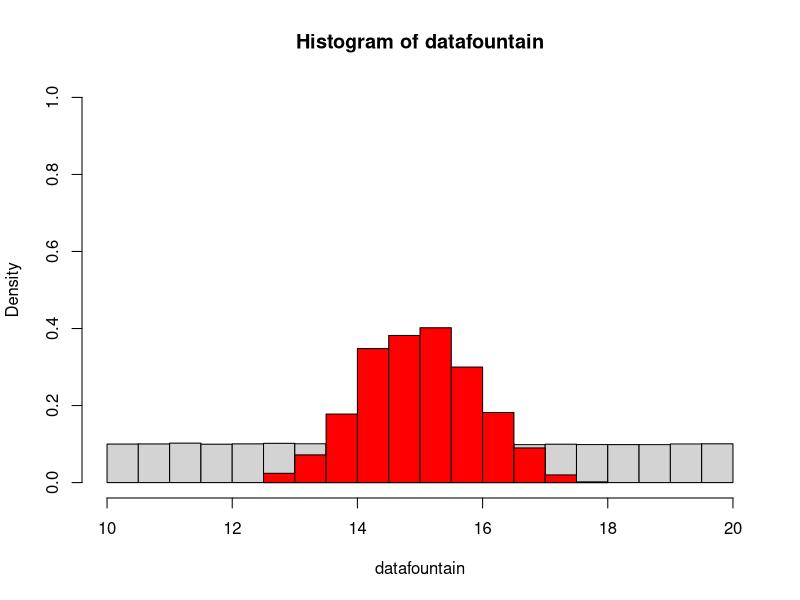
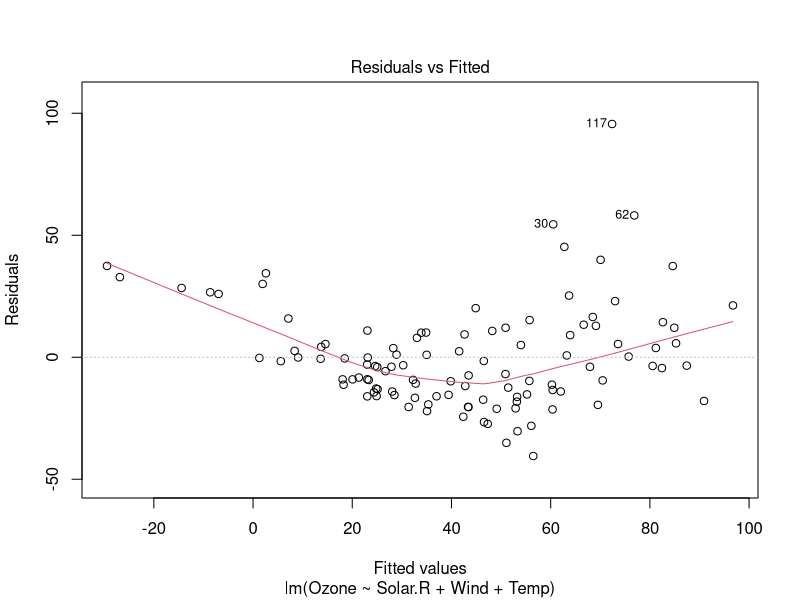
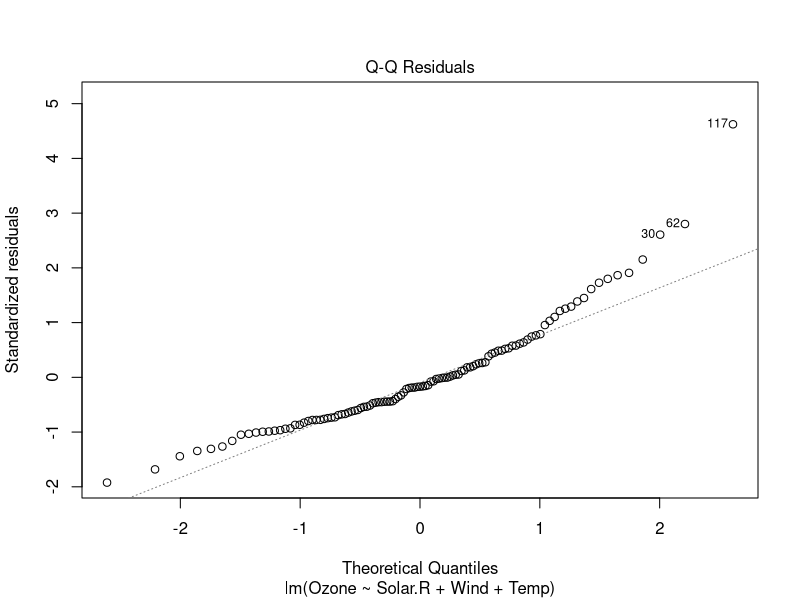
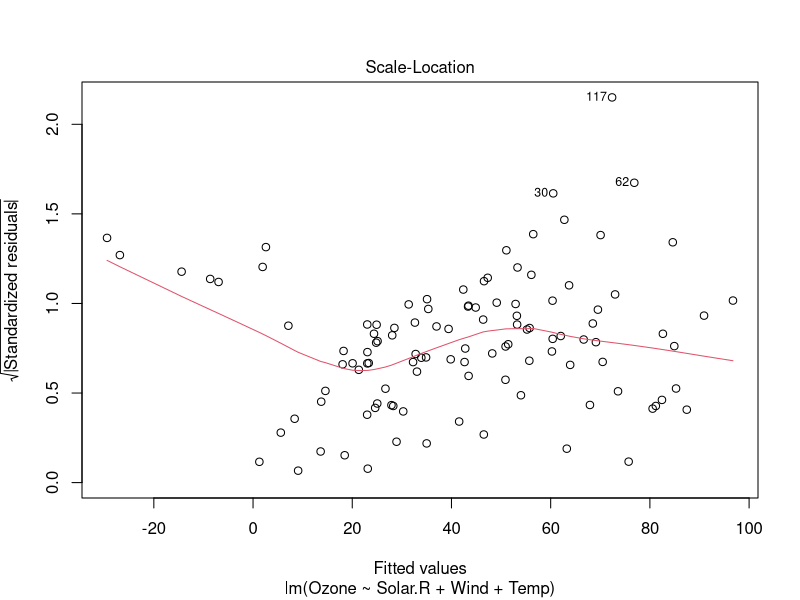
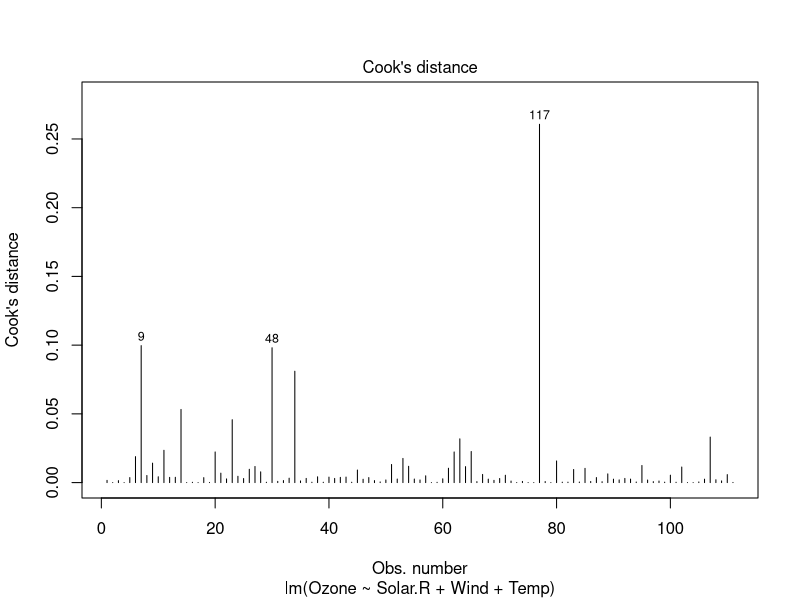
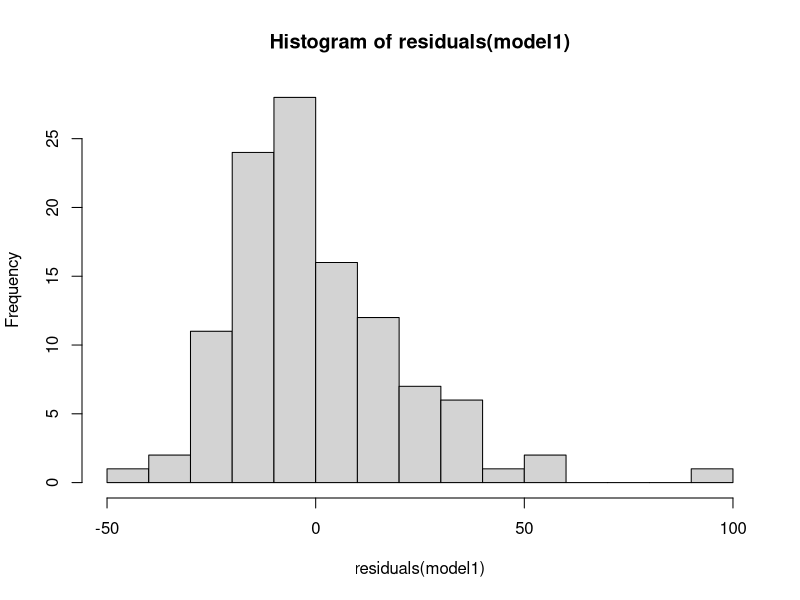
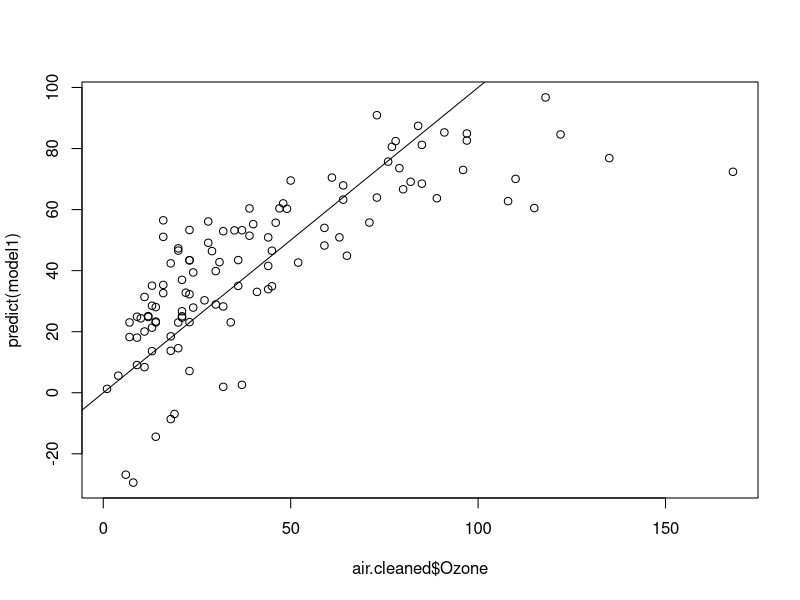
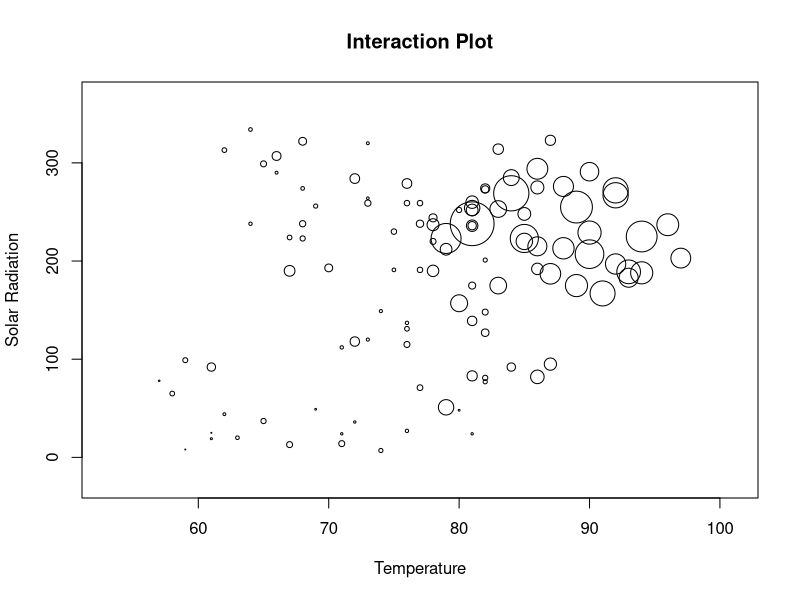

Reproduce these figures in R, in order.
## ---- chunk 1
knitr::opts_chunk$set(echo = TRUE, cache = TRUE)
## ---- chunk 2
TRUEMIN <- 10      
TRUEMAX <- 20      

N_IND_SAMPLES <- 1000   
SAMPLESIZE <- 10       

lots <- 100000          

datafountain <- runif(lots,TRUEMIN,TRUEMAX) 

samplemean <- numeric(N_IND_SAMPLES)

for(i in 1:N_IND_SAMPLES){
  sample <- sample(datafountain,SAMPLESIZE)
  samplemean[i] <- mean(sample)
} 

hist(datafountain,freq=F,ylim=c(0,1))
hist(samplemean,freq=F,add=T,col="red")
## ---- chunk 3
air.cleaned <- na.omit(airquality) # you can call what’s created on the left-hand side anything you want!
## ---- chunk 4
model1 <- lm(Ozone~Solar.R+Wind+Temp,data=air.cleaned) 
## ---- chunk 5
stats:::plot.lm(model1, which=c(1:4))   # in some cases, need to make sure the package is explicitly referenced!
hist(residuals(model1), breaks=10)
plot(predict(model1) ~ air.cleaned$Ozone); abline(0,1)
## ---- chunk 6
with(air.cleaned, # with"" is a way to temporarily "attach" a data set to the workspace so that columns can be referenced directly
  symbols(Temp, Solar.R, circles=Ozone/100, ylab="Solar Radiation", xlab="Temperature", main="Interaction Plot", inches=FALSE)
     
)
       # alternatively...
with(air.cleaned,
  coplot(Ozone~Temp|Solar.R,rows=1)
)

## ---- chunk 7
formula2 <- "Ozone ~ Wind + Solar.R * Temp"   # you can name formulas...
## ---- chunk 8
model2 <- lm(formula2,data=air.cleaned)
## ---- chunk 9
NobleFir.df <- read.csv("TreeData.csv")
## ---- chunk 10
cor(NobleFir.df[,c(2,4,7:9)])
## ---- chunk 11
boxplot(NobleFir.df$Northeastness~NobleFir.df$ABPR, xlab="Presence of Noble Fir", ylab="Northeastness")   # for example
## ---- chunk 12
Biomass_std.lm <- with(NobleFir.df,
  lm(scale(Biomass) ~ scale(elev) + scale(Northeastness) + scale(Slope) + SlopePos + scale(StandAge))
)
## ---- chunk 13
with(NobleFir.df,
  symbols(x,y,circles=abs(residuals(Biomass_std.lm)), inches=0.3, ylab="Northing", xlab="Easting", main="Errors from Biomass Regression Model")
)
